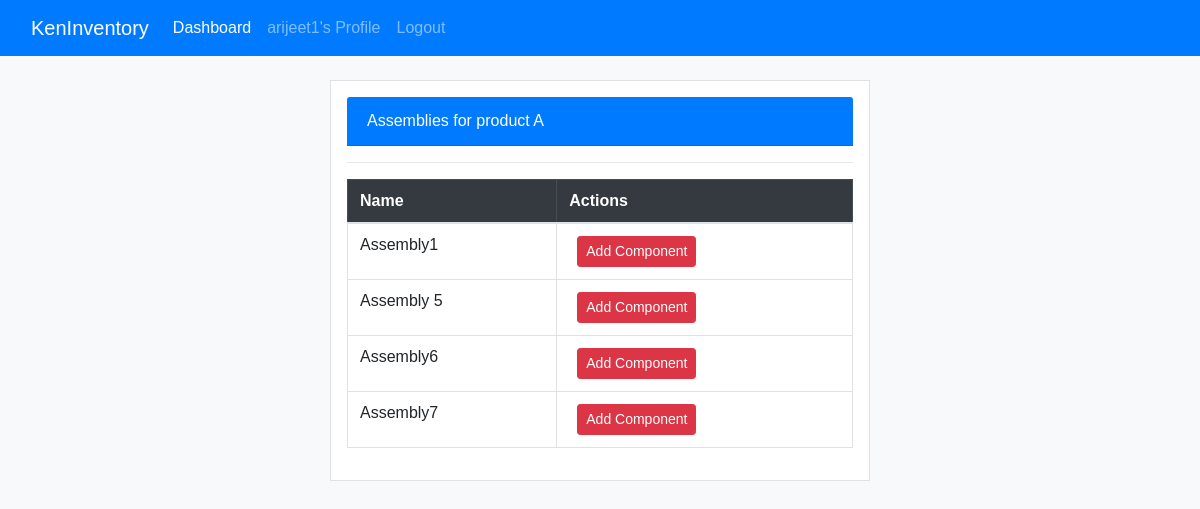
Page /view_assembly/12/ (signed in) on the committed database.
### dashboard/models.py (models this page shows, shortened)
class Product(models.Model):
    name = models.CharField(max_length=255)
    customer = models.ForeignKey(User, on_delete=models.CASCADE, null=True)

class Assembly(models.Model):
    name=models.CharField(max_length=255)
    product = models.ForeignKey(Product, on_delete=models.CASCADE, null=True, related_name='assemblies')

### dashboard/views.py (the view)
# urls.py: path('view_assembly/<int:pk>/',views.view_assembly,name='dashboard-product-view-assembly'),
@login_required
def view_assembly(request,pk):
    item = Product.objects.get(id=pk)
    assemblies=Assembly.objects.filter(product=item)
    context = {
        'item': item,
        'assemblies':assemblies,
        'id': pk,
    }
    return render(request, 'dashboard/view_assembly.html', context)

### templates/dashboard/view_assembly.html (shortened to what this page needs)
{% extends 'partials/base.html' %}
{% load crispy_forms_tags %}
{% block content %}
  <div class="row my-4">
      <div class="col-md-6 offset-md-3">
          <div class="border p-3 bg-white">
              <div class="card-header bg-primary text-white">
                    Assemblies for product {{ item.name }}
              </div>
              <hr>
              <table class="table table-hover table-bordered">
              <thead class="table-dark">
                  <tr>
                      <th >Name</th>
                       <th >Actions</th>
                  </tr>
              </thead>
              <tbody>
                  {% for assembly in assemblies %}
                      {% if assembly.product.id == id %}
                        <tr>
                          <td>{{ assembly.name }}</td>
                            <td><a class="btn btn-danger btn-sm ml-2" href="{% url 'dashboard-product-assembly-add-component' assembly.id %}">Add Component</a></td>
                        </tr>
                      {% endif %}
                  {% endfor %}
              </tbody>
          </table>
          </div>
      </div>
  </div>
{% endblock %}

### templates/partials/nav.html (shortened to what this page needs)
<nav class="navbar navbar-expand-lg navbar-dark bg-primary">
    <div class="container-fluid">
        <a class="navbar-brand" href="{% url 'dashboard-index' %}">KenInventory</a>
        <div class="collapse navbar-collapse" id="navbarNav">
            <ul class="navbar-nav me-auto">
                {% if user.is_authenticated %}
                <li class="nav-item">
                    <a class="nav-link active" href="{% url 'dashboard-index' %}">Dashboard</a>
                </li>
                <li class="nav-item">
                    <a class="nav-link" href="{% url 'user-profile' %}">{{ user.username }}'s Profile</a>
                </li>
                <li class="nav-item">
                    <a class="nav-link" href="{% url 'user-logout' %}">Logout</a>
                </li>
                {% endif %}
            </ul>
        </div>
    </div>
</nav>

### static/custom.css (style rules this page uses)
body { font-family: "Poppins", sans-serif; background-color: #f8f9fa; }

### rows in the picture
Product: name "A"
Assembly: name "Assembly1"
Assembly: name "Assembly 5"
Assembly: name "Assembly6"
Assembly: name "Assembly7"

### other values in the picture
{{ user.username }} "arijeet1"
